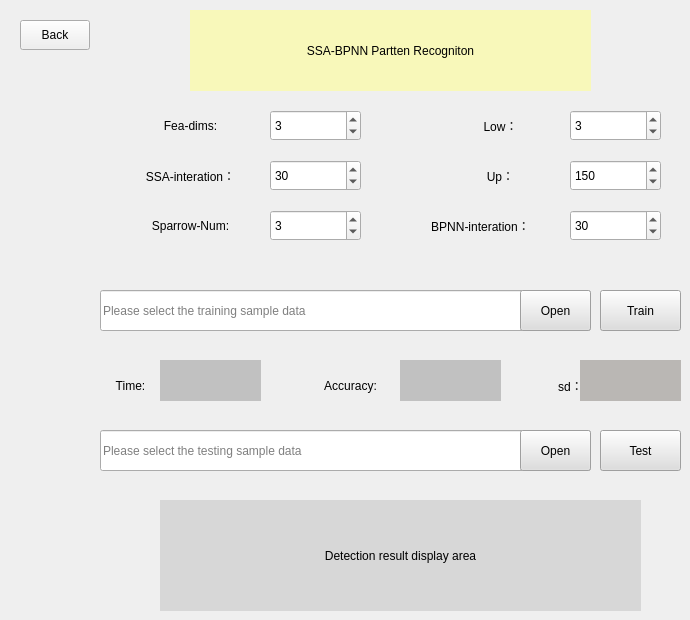
   <widget class="QWidget" name="page_4">
    <widget class="QPushButton" name="pushButton_11">
     <property name="geometry">
      <rect>
       <x>20</x>
       <y>20</y>
       <width>70</width>
       <height>30</height>
      </rect>
     </property>
     <property name="styleSheet">
      <string notr="true">font: 10pt &quot;Times New Roman&quot;;</string>
     </property>
     <property name="text">
      <string>Back</string>
     </property>
    </widget>
    <widget class="QSpinBox" name="ssa_low">
     <property name="geometry">
      <rect>
       <x>570</x>
       <y>110</y>
       <width>91</width>
       <height>31</height>
      </rect>
     </property>
     <property name="styleSheet">
      <string notr="true">font: 11pt &quot;Times New Roman&quot;;</string>
     </property>
     <property name="minimum">
      <number>2</number>
     </property>
     <property name="maximum">
      <number>1000</number>
     </property>
     <property name="value">
      <number>3</number>
     </property>
    </widget>
    <widget class="QLineEdit" name="ssa_testfile_path">
     <property name="geometry">
      <rect>
       <x>100</x>
       <y>430</y>
       <width>491</width>
       <height>41</height>
      </rect>
     </property>
     <property name="styleSheet">
      <string notr="true">font: 12pt &quot;Times New Roman&quot;;</string>
     </property>
     <property name="placeholderText">
      <string>Please select the testing sample data</string>
     </property>
    </widget>
    <widget class="QLabel" name="label_58">
     <property name="geometry">
      <rect>
       <x>100</x>
       <y>100</y>
       <width>181</width>
       <height>51</height>
      </rect>
     </property>
     <property name="styleSheet">
      <string notr="true">font: 75 12pt &quot;Times New Roman&quot;;</string>
     </property>
     <property name="text">
      <string>Fea-dims:</string>
     </property>
     <property name="alignment">
      <set>Qt::AlignCenter</set>
     </property>
    </widget>
    <widget class="QLabel" name="label_59">
     <property name="geometry">
      <rect>
       <x>100</x>
       <y>150</y>
       <width>181</width>
       <height>51</height>
      </rect>
     </property>
     <property name="styleSheet">
      <string notr="true">font: 75 12pt &quot;Times New Roman&quot;;</string>
     </property>
     <property name="text">
      <string>SSA-interation：</string>
     </property>
     <property name="alignment">
      <set>Qt::AlignCenter</set>
     </property>
    </widget>
    <widget class="QLabel" name="label_60">
     <property name="geometry">
      <rect>
       <x>290</x>
       <y>370</y>
       <width>121</width>
       <height>31</height>
      </rect>
     </property>
     <property name="styleSheet">
      <string notr="true">font: 75 12pt &quot;Times New Roman&quot;;</string>
     </property>
     <property name="text">
      <string>Accuracy:</string>
     </property>
     <property name="alignment">
      <set>Qt::AlignCenter</set>
     </property>
    </widget>
    <widget class="QPushButton" name="pushButton_61">
     <property name="geometry">
      <rect>
       <x>600</x>
       <y>430</y>
       <width>81</width>
       <height>41</height>
      </rect>
     </property>
     <property name="styleSheet">
      <string notr="true">background-color: rgb(222, 222, 222);
font: 11pt &quot;Times New Roman&quot;;</string>
     </property>
     <property name="text">
      <string>Test</string>
     </property>
    </widget>
    <widget class="QLabel" name="ssa_test_res">
     <property name="geometry">
      <rect>
       <x>160</x>
       <y>500</y>
       <width>481</width>
       <height>111</height>
      </rect>
     </property>
     <property name="styleSheet">
      <string notr="true">font: 11pt &quot;Times New Roman&quot;;
background-color: rgb(215, 215, 215);</string>
     </property>
     <property name="text">
      <string>Detection result display area</string>
     </property>
     <property name="alignment">
      <set>Qt::AlignCenter</set>
     </property>
    </widget>
    <widget class="QLabel" name="label_61">
     <property name="geometry">
      <rect>
       <x>410</x>
       <y>100</y>
       <width>181</width>
       <height>51</height>
      </rect>
     </property>
     <property name="styleSheet">
      <string notr="true">font: 75 12pt &quot;Times New Roman&quot;;</string>
     </property>
     <property name="text">
      <string>Low：</string>
     </property>
     <property name="alignment">
      <set>Qt::AlignCenter</set>
     </property>
    </widget>
    <widget class="QPushButton" name="pushButton_62">
     <property name="geometry">
      <rect>
       <x>520</x>
       <y>430</y>
       <width>71</width>
       <height>41</height>
      </rect>
     </property>
     <property name="styleSheet">
      <string notr="true">background-color: rgb(222, 222, 222);
font: 11pt &quot;Times New Roman&quot;;</string>
     </property>
     <property name="text">
      <string>Open</string>
     </property>
    </widget>
    <widget class="QLabel" name="label_62">
     <property name="geometry">
      <rect>
       <x>410</x>
       <y>150</y>
       <width>181</width>
       <height>51</height>
      </rect>
     </property>
     <property name="styleSheet">
      <string notr="true">font: 75 12pt &quot;Times New Roman&quot;;</string>
     </property>
     <property name="text">
      <string>Up：</string>
     </property>
     <property name="alignment">
      <set>Qt::AlignCenter</set>
     </property>
    </widget>
    <widget class="QSpinBox" name="ssa_up">
     <property name="geometry">
      <rect>
       <x>570</x>
       <y>160</y>
       <width>91</width>
       <height>31</height>
      </rect>
     </property>
     <property name="styleSheet">
      <string notr="true">font: 11pt &quot;Times New Roman&quot;;</string>
     </property>
     <property name="minimum">
      <number>2</number>
     </property>
     <property name="maximum">
      <number>1000</number>
     </property>
     <property name="value">
      <number>150</number>
     </property>
    </widget>
    <widget class="QPushButton" name="pushButton_63">
     <property name="geometry">
      <rect>
       <x>520</x>
       <y>290</y>
       <width>71</width>
       <height>41</height>
      </rect>
     </property>
     <property name="styleSheet">
      <string notr="true">background-color: rgb(222, 222, 222);
font: 11pt &quot;Times New Roman&quot;;</string>
     </property>
     <property name="text">
      <string>Open</string>
     </property>
    </widget>
    <widget class="QLineEdit" name="ssa_trainfile_path">
     <property name="geometry">
      <rect>
       <x>100</x>
       <y>290</y>
       <width>491</width>
       <height>41</height>
      </rect>
     </property>
     <property name="styleSheet">
      <string notr="true">font: 12pt &quot;Times New Roman&quot;;</string>
     </property>
     <property name="placeholderText">
      <string>Please select the training sample data</string>
     </property>
    </widget>
    <widget class="QSpinBox" name="ssa_fea">
     <property name="geometry">
      <rect>
       <x>270</x>
       <y>110</y>
       <width>91</width>
       <height>31</height>
      </rect>
     </property>
     <property name="styleSheet">
      <string notr="true">font: 11pt &quot;Times New Roman&quot;;</string>
     </property>
     <property name="minimum">
      <number>1</number>
     </property>
     <property name="value">
      <number>3</number>
     </property>
    </widget>
    <widget class="QLabel" name="label_63">
     <property name="geometry">
      <rect>
       <x>100</x>
       <y>200</y>
       <width>181</width>
       <height>51</height>
      </rect>
     </property>
     <property name="styleSheet">
      <string notr="true">font: 75 12pt &quot;Times New Roman&quot;;</string>
     </property>
     <property name="text">
      <string>Sparrow-Num:</string>
     </property>
     <property name="alignment">
      <set>Qt::AlignCenter</set>
     </property>
    </widget>
    <widget class="QSpinBox" name="ssa_interation">
     <property name="geometry">
      <rect>
       <x>270</x>
       <y>160</y>
       <width>91</width>
       <height>31</height>
      </rect>
     </property>
     <property name="styleSheet">
      <string notr="true">font: 11pt &quot;Times New Roman&quot;;</string>
     </property>
     <property name="minimum">
      <number>2</number>
     </property>
     <property name="maximum">
      <number>1000</number>
     </property>
     <property name="value">
      <number>30</number>
     </property>
    </widget>
    <widget class="QLabel" name="label_64">
     <property name="geometry">
      <rect>
       <x>190</x>
       <y>10</y>
       <width>401</width>
       <height>81</height>
      </rect>
     </property>
     <property name="styleSheet">
      <string notr="true">font: 12pt &quot;Times New Roman&quot;;
background-color: rgb(248, 248, 186);</string>
     </property>
     <property name="text">
      <string>SSA-BPNN Partten Recogniton</string>
     </property>
     <property name="alignment">
      <set>Qt::AlignCenter</set>
     </property>
    </widget>
    <widget class="QLabel" name="ssa_train_res">
     <property name="geometry">
      <rect>
       <x>400</x>
       <y>360</y>
       <width>101</width>
       <height>41</height>
      </rect>
     </property>
     <property name="styleSheet">
      <string notr="true">font: 75 12pt &quot;Times New Roman&quot;;
background-color: rgb(193, 193, 193);</string>
     </property>
     <property name="text">
      <string/>
     </property>
     <property name="alignment">
      <set>Qt::AlignCenter</set>
     </property>
    </widget>
    <widget class="QSpinBox" name="ssa_num">
     <property name="geometry">
      <rect>
       <x>270</x>
       <y>210</y>
       <width>91</width>
       <height>31</height>
      </rect>
     </property>
     <property name="styleSheet">
      <string notr="true">font: 11pt &quot;Times New Roman&quot;;</string>
     </property>
     <property name="minimum">
      <number>2</number>
     </property>
     <property name="maximum">
      <number>1000</number>
     </property>
     <property name="value">
      <number>3</number>
     </property>
    </widget>
    <widget class="QPushButton" name="pushButton_64">
     <property name="geometry">
      <rect>
       <x>600</x>
       <y>290</y>
       <width>81</width>
       <height>41</height>
      </rect>
     </property>
     <property name="styleSheet">
      <string notr="true">background-color: rgb(222, 222, 222);
font: 11pt &quot;Times New Roman&quot;;</string>
     </property>
     <property name="text">
      <string>Train</string>
     </property>
    </widget>
    <widget class="QSpinBox" name="ssa_bpnn_interation">
     <property name="geometry">
      <rect>
       <x>570</x>
       <y>210</y>
       <width>91</width>
       <height>31</height>
      </rect>
     </property>
     <property name="styleSheet">
      <string notr="true">font: 11pt &quot;Times New Roman&quot;;</string>
     </property>
     <property name="minimum">
      <number>2</number>
     </property>
     <property name="maximum">
      <number>1000</number>
     </property>
     <property name="value">
      <number>30</number>
     </property>
    </widget>
    <widget class="QLabel" name="label_67">
     <property name="geometry">
      <rect>
       <x>380</x>
       <y>200</y>
       <width>201</width>
       <height>51</height>
      </rect>
     </property>
     <property name="styleSheet">
      <string notr="true">font: 75 12pt &quot;Times New Roman&quot;;</string>
     </property>
     <property name="text">
      <string>BPNN-interation：</string>
     </property>
     <property name="alignment">
      <set>Qt::AlignCenter</set>
     </property>
    </widget>
    <widget class="QLabel" name="ssa_train_time">
     <property name="geometry">
      <rect>
       <x>160</x>
       <y>360</y>
       <width>101</width>
       <height>41</height>
      </rect>
     </property>
     <property name="styleSheet">
      <string notr="true">font: 75 12pt &quot;Times New Roman&quot;;
background-color: rgb(193, 193, 193);</string>
     </property>
     <property name="text">
      <string/>
     </property>
     <property name="alignment">
      <set>Qt::AlignCenter</set>
     </property>
    </widget>
    <widget class="QLabel" name="label_75">
     <property name="geometry">
      <rect>
       <x>90</x>
       <y>370</y>
       <width>81</width>
       <height>31</height>
      </rect>
     </property>
     <property name="styleSheet">
      <string notr="true">font: 75 12pt &quot;Times New Roman&quot;;</string>
     </property>
     <property name="text">
      <string>Time:</string>
     </property>
     <property name="alignment">
      <set>Qt::AlignCenter</set>
     </property>
    </widget>
    <widget class="QLabel" name="label_83">
     <property name="geometry">
      <rect>
       <x>510</x>
       <y>370</y>
       <width>121</width>
       <height>31</height>
      </rect>
     </property>
     <property name="styleSheet">
      <string notr="true">font: 75 12pt &quot;Times New Roman&quot;;</string>
     </property>
     <property name="text">
      <string>sd：</string>
     </property>
     <property name="alignment">
      <set>Qt::AlignCenter</set>
     </property>
    </widget>
    <widget class="QLabel" name="ssa_train_sd">
     <property name="geometry">
      <rect>
       <x>580</x>
       <y>360</y>
       <width>101</width>
       <height>41</height>
      </rect>
     </property>
     <property name="styleSheet">
      <string notr="true">background-color: rgb(186, 183, 180);
font: 12pt &quot;Times New Roman&quot;;</string>
     </property>
     <property name="text">
      <string/>
     </property>
     <property name="alignment">
      <set>Qt::AlignCenter</set>
     </property>
    </widget>
    <zorder>ssa_trainfile_path</zorder>
    <zorder>pushButton_11</zorder>
    <zorder>ssa_low</zorder>
    <zorder>ssa_testfile_path</zorder>
    <zorder>label_58</zorder>
    <zorder>label_59</zorder>
    <zorder>label_60</zorder>
    <zorder>pushButton_61</zorder>
    <zorder>ssa_test_res</zorder>
    <zorder>label_61</zorder>
    <zorder>pushButton_62</zorder>
    <zorder>label_62</zorder>
    <zorder>ssa_up</zorder>
    <zorder>pushButton_63</zorder>
    <zorder>ssa_fea</zorder>
    <zorder>label_63</zorder>
    <zorder>ssa_interation</zorder>
    <zorder>label_64</zorder>
    <zorder>ssa_train_res</zorder>
    <zorder>ssa_num</zorder>
    <zorder>pushButton_64</zorder>
    <zorder>ssa_bpnn_interation</zorder>
    <zorder>label_67</zorder>
    <zorder>ssa_train_time</zorder>
    <zorder>label_75</zorder>
    <zorder>label_83</zorder>
    <zorder>ssa_train_sd</zorder>
   </widget>
